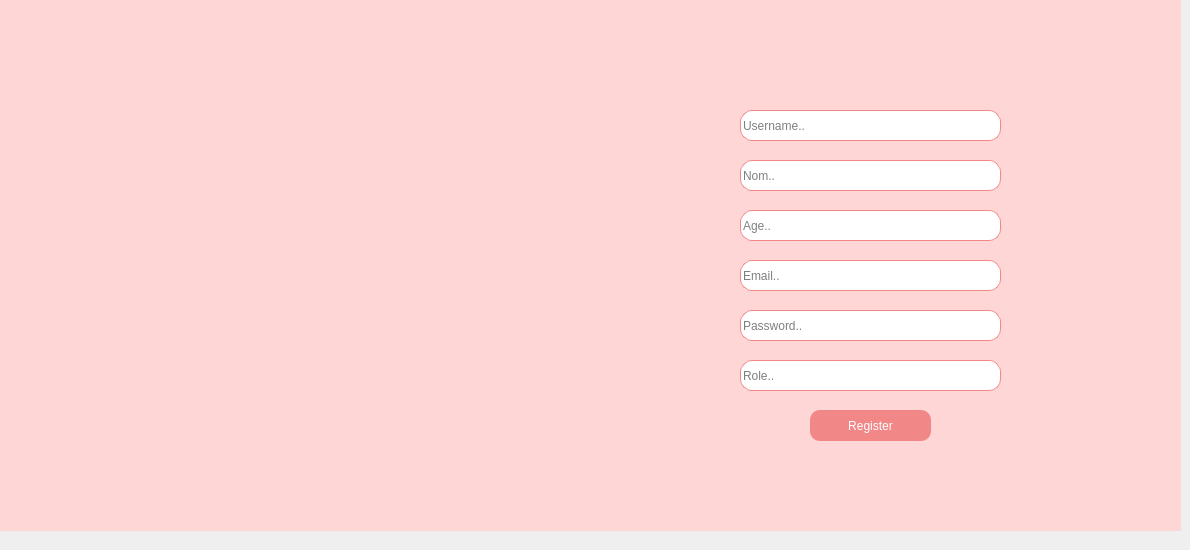
    <widget class="QWidget" name="page_4">
     <widget class="QLabel" name="label_35">
      <property name="geometry">
       <rect>
        <x>0</x>
        <y>-10</y>
        <width>1181</width>
        <height>541</height>
       </rect>
      </property>
      <property name="styleSheet">
       <string notr="true">QLabel{
background-color: rgb(255, 214, 214);}</string>
      </property>
      <property name="text">
       <string/>
      </property>
     </widget>
     <widget class="QLabel" name="label_36">
      <property name="geometry">
       <rect>
        <x>630</x>
        <y>120</y>
        <width>20</width>
        <height>271</height>
       </rect>
      </property>
      <property name="styleSheet">
       <string notr="true">background-color: rgba(0,0,0,0%);</string>
      </property>
      <property name="text">
       <string/>
      </property>
      <property name="pixmap">
       <pixmap resource="ressources.qrc">:/new/prefix1/gfx/Ligne 1.png</pixmap>
      </property>
     </widget>
     <widget class="QLabel" name="label_40">
      <property name="geometry">
       <rect>
        <x>1120</x>
        <y>450</y>
        <width>51</width>
        <height>51</height>
       </rect>
      </property>
      <property name="styleSheet">
       <string notr="true">background-color: rgba(0,0,0,0%);</string>
      </property>
      <property name="text">
       <string/>
      </property>
      <property name="pixmap">
       <pixmap resource="ressources.qrc">:/new/prefix1/gfx/logo-audit.png</pixmap>
      </property>
      <property name="scaledContents">
       <bool>true</bool>
      </property>
     </widget>
     <widget class="QLineEdit" name="le_id">
      <property name="geometry">
       <rect>
        <x>740</x>
        <y>110</y>
        <width>261</width>
        <height>31</height>
       </rect>
      </property>
      <property name="styleSheet">
       <string notr="true">QLineEdit{
background-color: rgb(255, 255, 255);
border: 1px solid #F28787;
border-radius: 12px;
}</string>
      </property>
      <property name="placeholderText">
       <string>Username..</string>
      </property>
     </widget>
     <widget class="QLineEdit" name="le_role">
      <property name="geometry">
       <rect>
        <x>740</x>
        <y>360</y>
        <width>261</width>
        <height>31</height>
       </rect>
      </property>
      <property name="styleSheet">
       <string notr="true">QLineEdit{
background-color: rgb(255, 255, 255);
border: 1px solid #F28787;
border-radius: 12px;
}</string>
      </property>
      <property name="echoMode">
       <enum>QLineEdit::Password</enum>
      </property>
      <property name="placeholderText">
       <string>Role..</string>
      </property>
     </widget>
     <widget class="QLineEdit" name="password_add">
      <property name="geometry">
       <rect>
        <x>740</x>
        <y>310</y>
        <width>261</width>
        <height>31</height>
       </rect>
      </property>
      <property name="styleSheet">
       <string notr="true">QLineEdit{
background-color: rgb(255, 255, 255);
border: 1px solid #F28787;
border-radius: 12px;
}</string>
      </property>
      <property name="echoMode">
       <enum>QLineEdit::Password</enum>
      </property>
      <property name="placeholderText">
       <string>Password..</string>
      </property>
     </widget>
     <widget class="QLineEdit" name="le_nom">
      <property name="geometry">
       <rect>
        <x>740</x>
        <y>160</y>
        <width>261</width>
        <height>31</height>
       </rect>
      </property>
      <property name="styleSheet">
       <string notr="true">QLineEdit{
background-color: rgb(255, 255, 255);
border: 1px solid #F28787;
border-radius: 12px;
}</string>
      </property>
      <property name="placeholderText">
       <string>Nom..</string>
      </property>
     </widget>
     <widget class="QLineEdit" name="le_mail">
      <property name="geometry">
       <rect>
        <x>740</x>
        <y>260</y>
        <width>261</width>
        <height>31</height>
       </rect>
      </property>
      <property name="styleSheet">
       <string notr="true">QLineEdit{
background-color: rgb(255, 255, 255);
border: 1px solid #F28787;
border-radius: 12px;
}</string>
      </property>
      <property name="placeholderText">
       <string>Email..</string>
      </property>
     </widget>
     <widget class="QPushButton" name="register_2">
      <property name="geometry">
       <rect>
        <x>810</x>
        <y>410</y>
        <width>121</width>
        <height>31</height>
       </rect>
      </property>
      <property name="styleSheet">
       <string notr="true">QPushButton {
color: rgb(255,255,255);
background-color: rgb(242, 135, 135);
font: 75 10pt &quot;Arial&quot;;

border-radius: 10px;
}

QPushButton:hover {
    background-color: rgb(255, 165, 165); 
}

/* Pressed state */
QPushButton:pressed {
    background-color: rgb(192, 102, 102); 
    border: 2px solid #F28787; 
}</string>
      </property>
      <property name="text">
       <string>Register</string>
      </property>
     </widget>
     <widget class="QPushButton" name="pushButton_2">
      <property name="geometry">
       <rect>
        <x>10</x>
        <y>10</y>
        <width>51</width>
        <height>51</height>
       </rect>
      </property>
      <property name="styleSheet">
       <string notr="true">QPushButton{
border: 1px solid rgb(255,214,214);
background-color: rgb(255, 214, 214);}</string>
      </property>
      <property name="text">
       <string/>
      </property>
      <property name="icon">
       <iconset resource="ressources.qrc">
        <normaloff>:/new/prefix1/gfx/arrow.png</normaloff>:/new/prefix1/gfx/arrow.png</iconset>
      </property>
      <property name="iconSize">
       <size>
        <width>45</width>
        <height>45</height>
       </size>
      </property>
     </widget>
     <widget class="QLineEdit" name="age_add_employe">
      <property name="geometry">
       <rect>
        <x>740</x>
        <y>210</y>
        <width>261</width>
        <height>31</height>
       </rect>
      </property>
      <property name="styleSheet">
       <string notr="true">QLineEdit{
background-color: rgb(255, 255, 255);
border: 1px solid #F28787;
border-radius: 12px;
}</string>
      </property>
      <property name="echoMode">
       <enum>QLineEdit::Normal</enum>
      </property>
      <property name="placeholderText">
       <string>Age..</string>
      </property>
     </widget>
     <widget class="QLabel" name="label_39">
      <property name="geometry">
       <rect>
        <x>80</x>
        <y>70</y>
        <width>461</width>
        <height>411</height>
       </rect>
      </property>
      <property name="styleSheet">
       <string notr="true">background-color: rgba(0,0,0,0%);</string>
      </property>
      <property name="text">
       <string/>
      </property>
      <property name="pixmap">
       <pixmap resource="ressources.qrc">:/new/prefix1/gfx/4235568.png</pixmap>
      </property>
      <property name="scaledContents">
       <bool>true</bool>
      </property>
     </widget>
    </widget>
